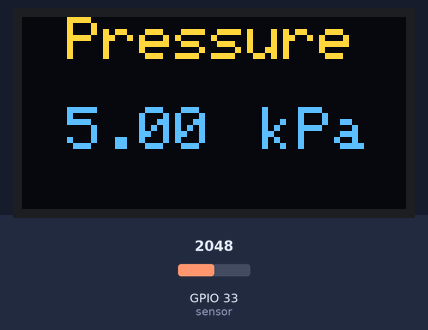
This sketch was run on a simulated ESP32. On the bench: 128×64 one-colour display. The test bench sets the inputs (shaded band); at power-on: GPIO 33 (sensor) = 2048. The OLED is the two-colour kind (top 16 rows yellow); what the sketch prints to the serial monitor is not drawn.

Above: at 0.87 s.
1.3 s: GPIO 33 (sensor) set to 2866
At 2.11 s:
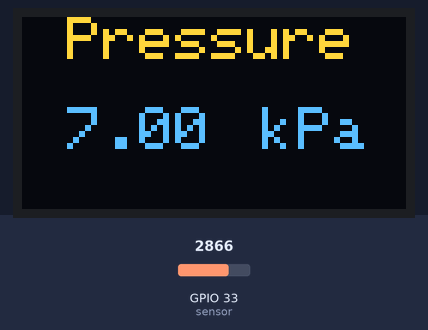
4.3 s: GPIO 33 (sensor) set to 3603
At 4.77 s:
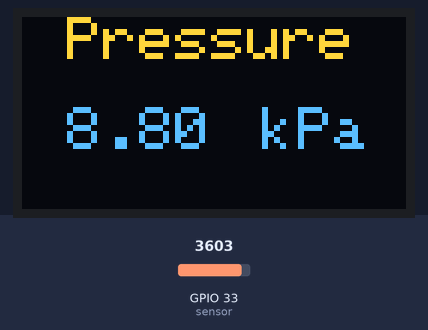
6.0 s: GPIO 33 (sensor) set to 4095
At 6.36 s:
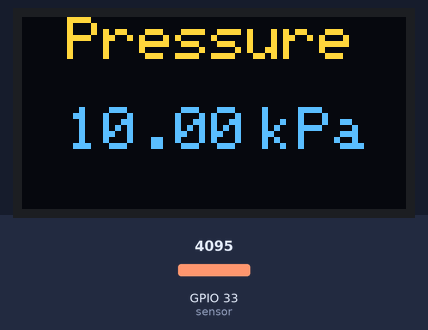
Timing chart, 0 to 9.0 s (numbered marks = the images above; inputs shaded):
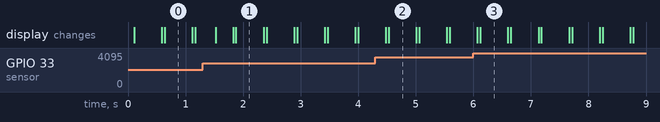

The sketch:

MPX2010_sensor.ino
```cpp
#include <Wire.h>
#include <Adafruit_GFX.h>
#include <Adafruit_SSD1306.h>

#define SCREEN_WIDTH 128 // OLED display width, in pixels
#define SCREEN_HEIGHT 64 // OLED display height, in pixels

#define OLED_RESET     -1 // Reset pin # (or -1 if sharing Arduino reset pin)
#define SCREEN_ADDRESS 0x3C ///< See datasheet for Address; 0x3D for 128x64, 0x3C for 128x32
Adafruit_SSD1306 display(SCREEN_WIDTH, SCREEN_HEIGHT, &Wire, OLED_RESET);

#define sensor 33
double voltage = 0, pressure = 0;

void setup() {
  pinMode(sensor,INPUT);
  Serial.begin(115200);
  Serial.println("Connection started");

  if(!display.begin(SSD1306_SWITCHCAPVCC, SCREEN_ADDRESS)) {
    Serial.println(F("SSD1306 allocation failed"));
  }
}

void loop() {
  voltage = analogRead(sensor) * 3.3 / 4095;
  pressure = voltage * 10 / 3.3;

  display.clearDisplay();
  display.setTextSize(2);
  display.setTextColor(SSD1306_WHITE);
  display.setCursor(15, 0);
  display.println("Pressure");
  display.display();

  display.setCursor(15, 30);
  display.println(pressure);
  display.display();

  display.setCursor(80, 30);
  display.println("kPa");
  display.display();
  delay(100);
}
```

Measured:
- after the input at 1.3 s, the display: changes after 0.22 s (image 1)
- after the input at 4.3 s, the display: first differs from a run without the input after 0.23 s (image 2)
- after the input at 6.0 s, the display: first differs from a run without the input after 0.12 s (image 3)
- what the display in image 0 shows lasts 0.5 s, from 0.6 s to 1.1 s
